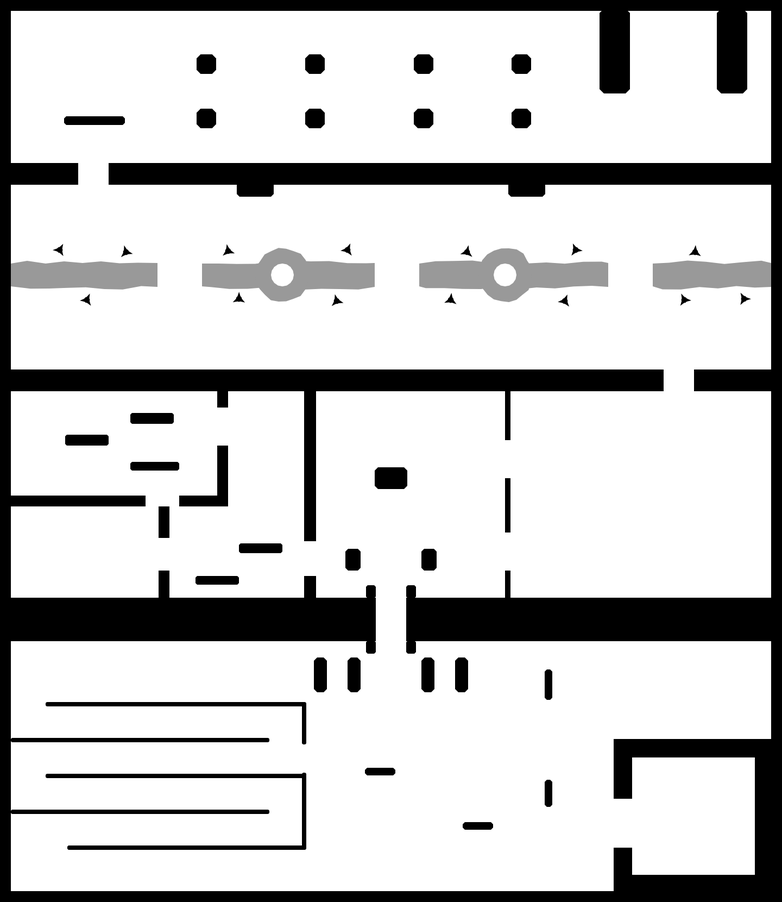
#> input picture levels/05_Gateway/collision.png, 782 x 902 px, shrunk from 1440 x 1660 before the run
$ python check.py
#> lines starting #> are read from the running program, lines starting #| are printed output that depends on the picture; after the words box and inside, x2 and y2 are one past the last pixel; in counts of white or black regions, pixels touching at a corner belong together
"""Check 05 Gateway's placements against its collision map, patrol routes and keycard order.

    python tools/levels/05_Gateway/check.py

Reads the level files (so it checks hand edits too) and reports:
- anything placed in or too close to a wall or chasm
- crates, turrets or pickups on a tank's patrol lane (the tank would grind into them)
- things placed on top of each other
- the keycard order: with every door shut only band A (and Warden 1, the yellow key) is
  reachable; each door opened in turn reaches its band's key (or the warden carrying it),
  and the exit only once all three are open; every lock pad sits on the side you arrive from
- density per 100k px of open floor, to compare with the earlier levels
"""
import json
import math
import os
from collections import Counter

import numpy as np
from PIL import Image
from scipy import ndimage as ndi

ROOT = os.path.normpath(os.path.join(os.path.dirname(__file__), '..', '..', '..'))
D = os.path.join(ROOT, 'levels', '05_Gateway')
PLAYER_R = 19
LANE = 34  # keep this far from a patrol lane's centre line


def load(name):
    p = os.path.join(D, name)
    return json.load(open(p, encoding='utf-8')) if os.path.exists(p) else []


def main():
    c = np.array(Image.open(os.path.join(D, 'collision.png')).convert('L'))
    solid = c <= 0x99
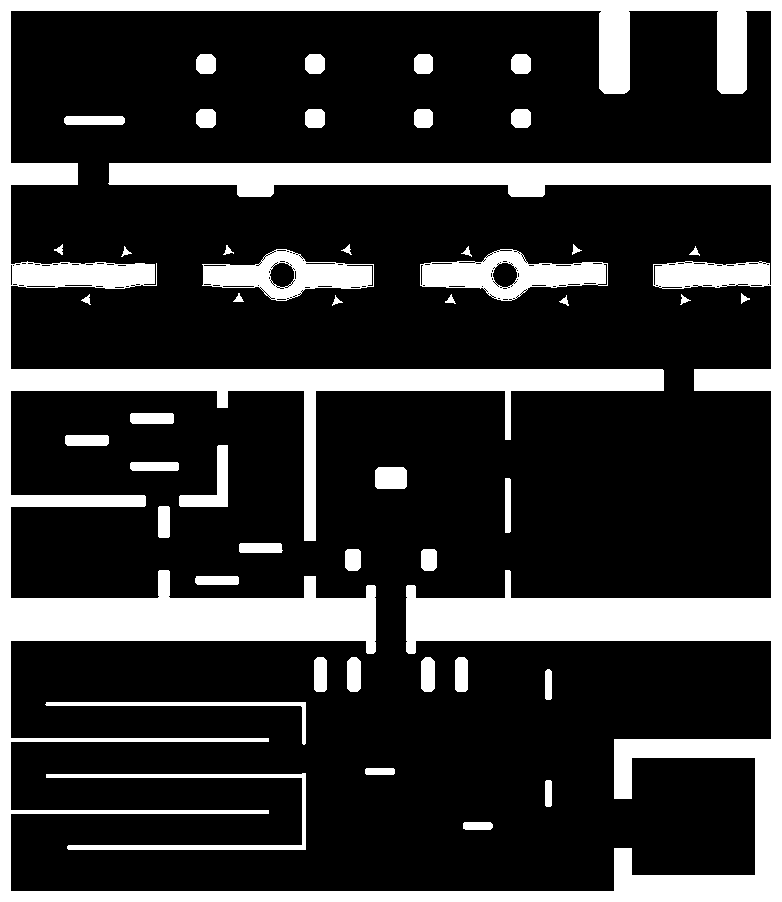
#> solid: shape (902, 782) bool; 21.6% white; 47 white regions, largest, box (x1, y1, x2, y2) and area: (0, 0, 782, 902) 127759, (420, 249, 608, 301) 4732, (202, 249, 374, 301) 4321
    clear = ndi.distance_transform_edt(~solid)
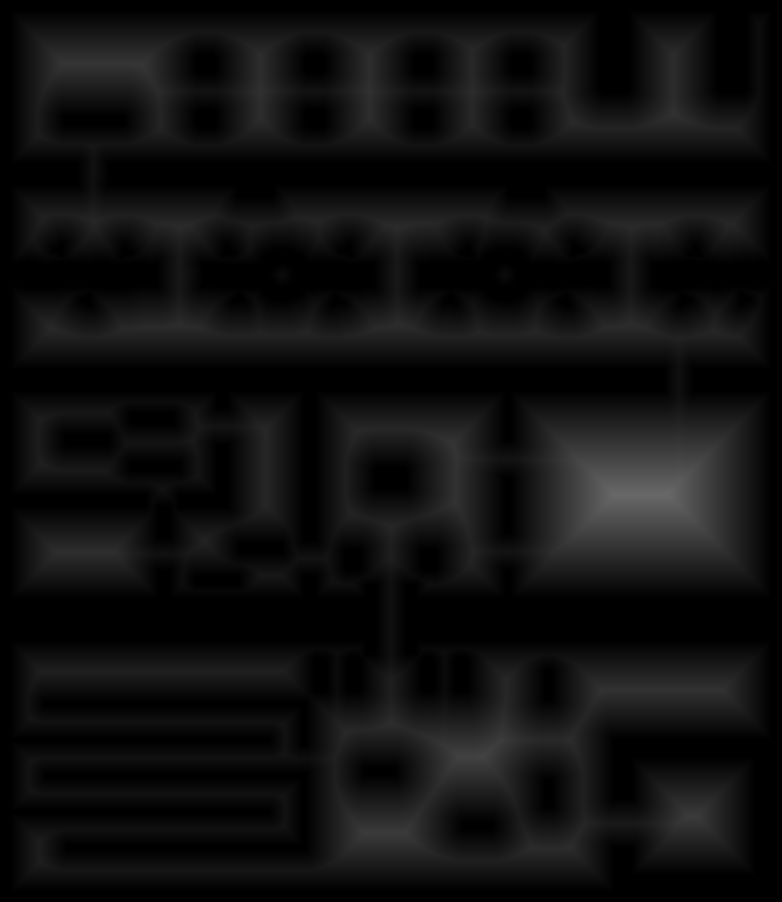
#> clear: shape (902, 782) float64; min 0, max 104, mean 15.4
    feats, enemies, boxes, pick, doors, nodes = (load(f) for f in ('features.json', 'enemies.json', 'boxes.json', 'powerups.json', 'doors.json', 'pathNodes.json'))
    problems = []
    # patrol lanes: each node to its first connection
    by = {n['name']: n for n in nodes}
    lanes = [((n['x'], n['y']), (by[n['props']['connections'][0]['$ref']]['x'], by[n['props']['connections'][0]['$ref']]['y'])) for n in nodes if (n.get('props') or {}).get('connections')]

    def lane_d(x, y):
        best = 1e9
        for (ax, ay), (bx, by_) in lanes:
            dx, dy = bx - ax, by_ - ay
            t = max(0, min(1, ((x - ax) * dx + (y - ay) * dy) / (dx * dx + dy * dy or 1)))
            best = min(best, math.hypot(x - ax - t * dx, y - ay - t * dy))
        return best

    things = []
    for kind, items, need in (('enemy', enemies, 9), ('box', boxes, 8), ('pickup', [p for p in pick if p['props'].get('type') != 'trigger'], 6)):
        for o in items:
            x, y = o['x'], o['y']
            name = f"{kind} {o['symbol'].split('/')[-1]} at ({x}, {y})"
            if not (0 <= x < c.shape[1] and 0 <= y < c.shape[0]): problems.append(name + ': off the map'); continue
            if clear[int(y), int(x)] < need: problems.append(name + f': {clear[int(y), int(x)]:.0f} px from a wall (needs {need})')
            if not any(t in o['symbol'] for t in ('enemy tank', 'enemy warden')) and not (o.get('props') or {}).get('hunter') and lane_d(x, y) < LANE: problems.append(name + f': on a patrol lane ({lane_d(x, y):.0f} px from its centre)')
            things.append((x, y, name, need))
#> after the loop, problems = []; things = []
    for i, (x, y, n, r) in enumerate(things):
        for x2, y2, n2, r2 in things[i + 1:]:
            if math.hypot(x - x2, y - y2) < 14: problems.append(f'{n} overlaps {n2}')
#> this loop made 0 passes
    # reachability
    walk = clear >= PLAYER_R
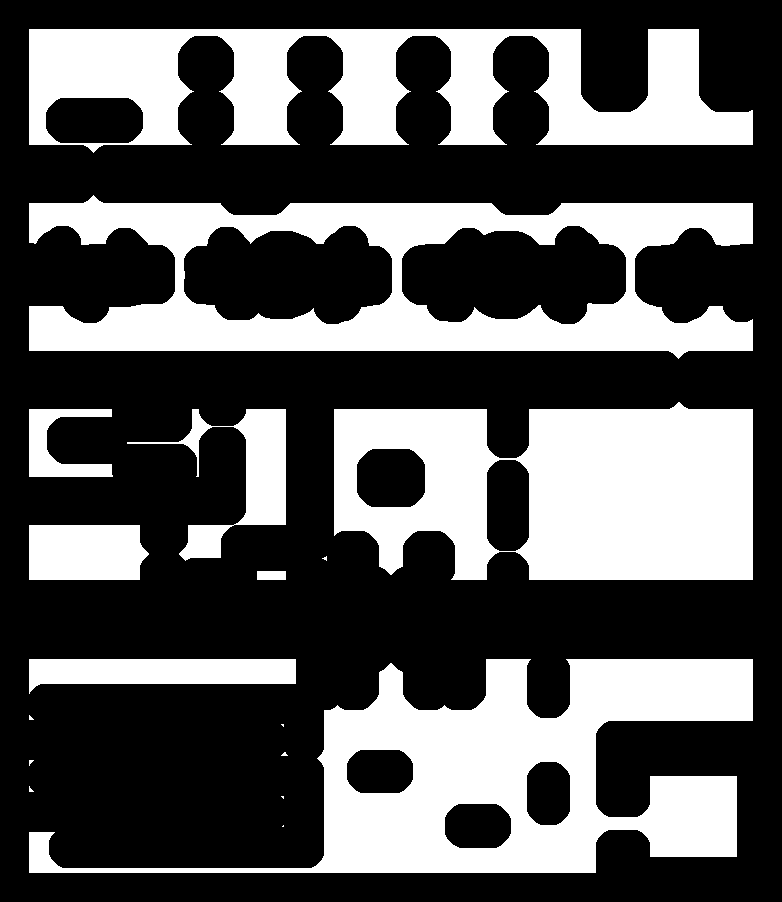
#> walk: shape (902, 782) bool; 34.6% white; 17 white regions (8 under 20 px), largest, box (x1, y1, x2, y2) and area: (29, 659, 753, 873) 61562, (334, 402, 753, 580) 56890, (29, 195, 753, 359) 53819
    lab, _ = ndi.label(walk)
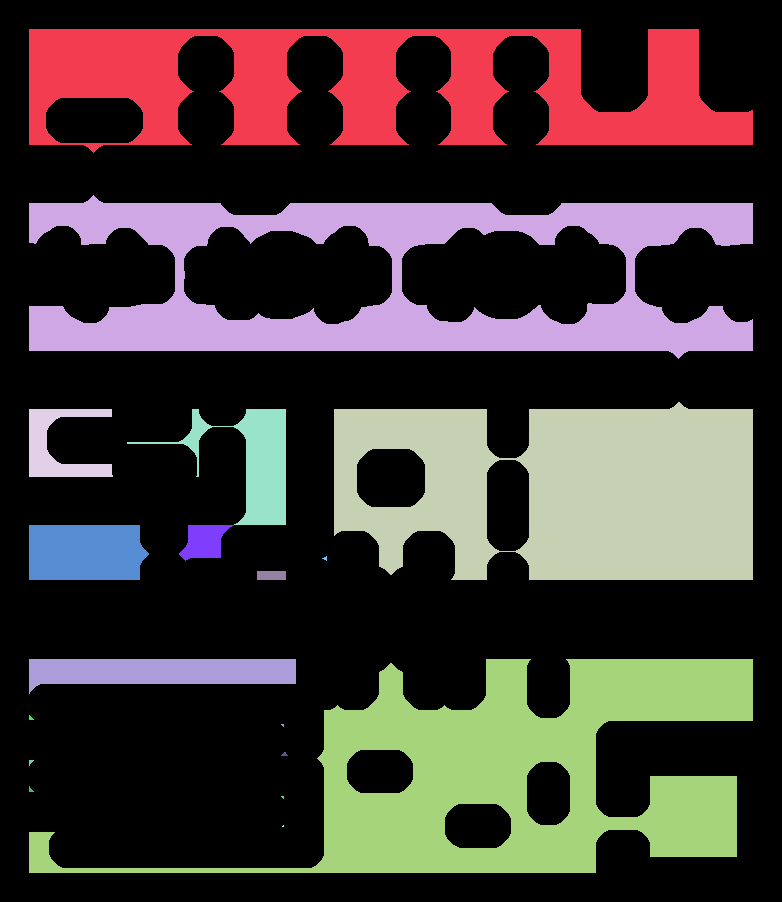
#> lab: shape (902, 782) int32; 19 distinct labels, from 0 to 18; one colour per label, 0 black
#> (the run stopped early here; a loop or call above may not have finished)
